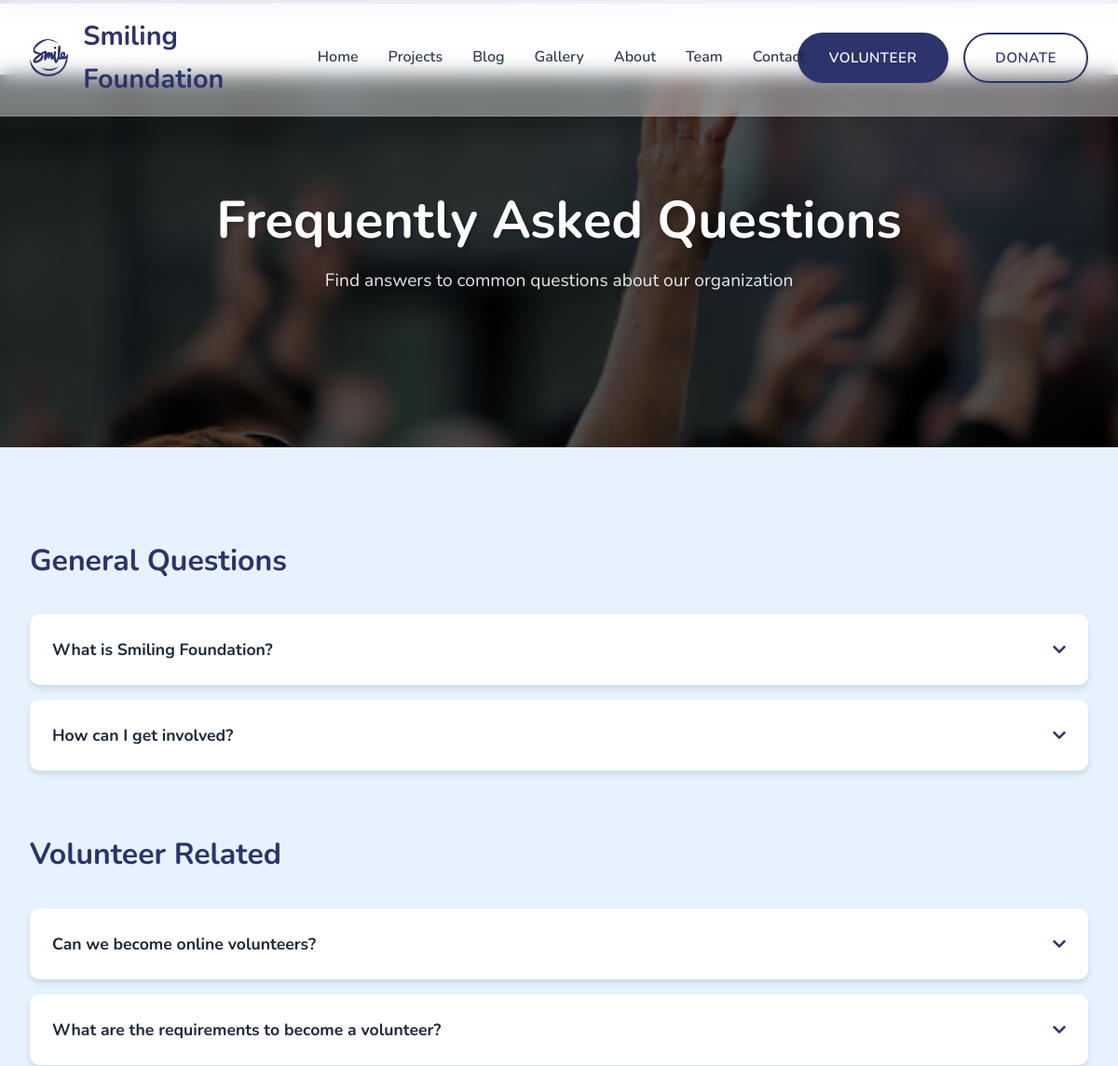
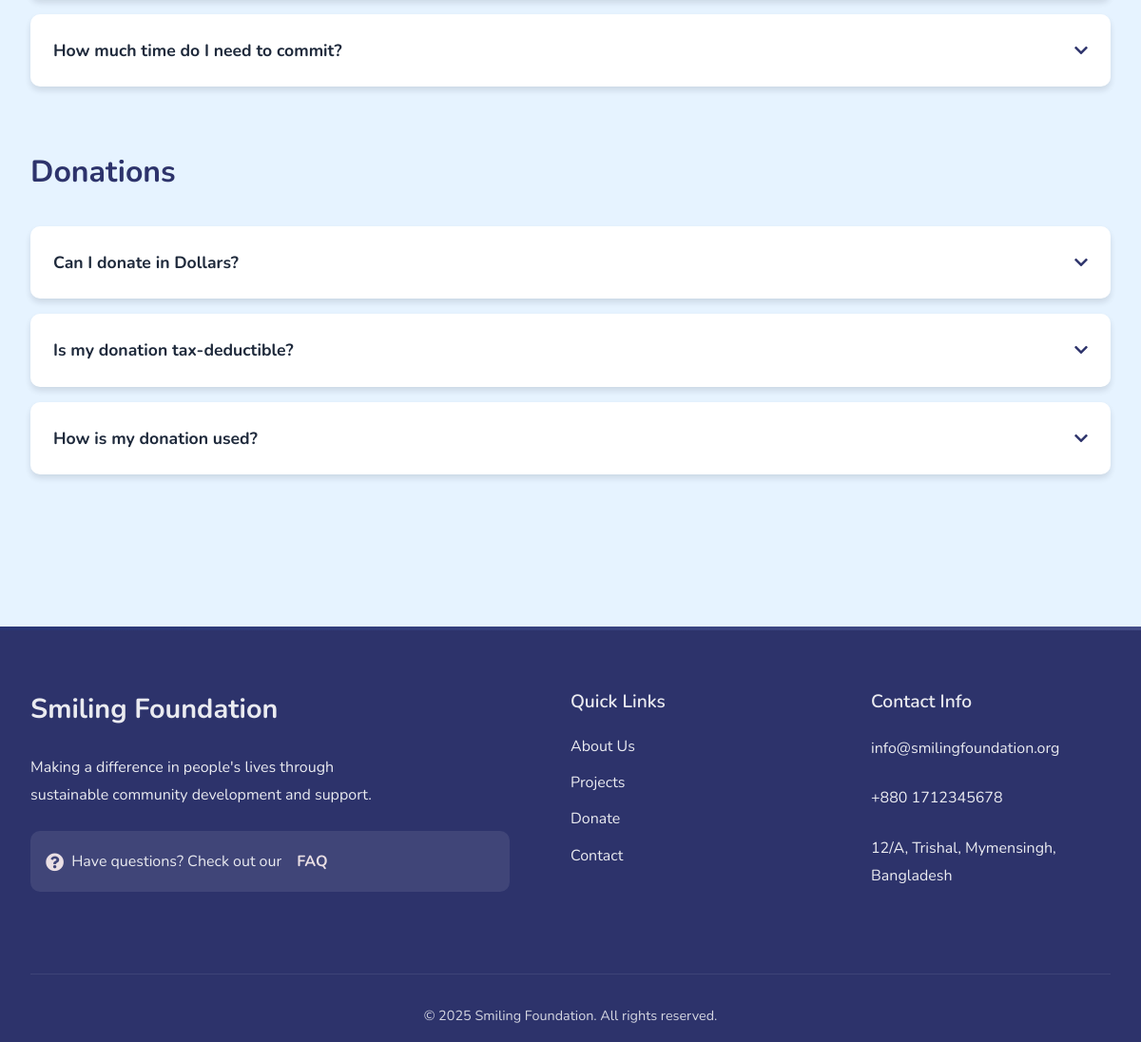
/pages/faq.php, run on the app's committed database (2 pictures, top to bottom).
### tables this page shows
CREATE TABLE `faq_categories` (
  `id` int(11) NOT NULL,
  `name` varchar(255) NOT NULL,
  `display_order` int(11) DEFAULT 0,
  `created_at` timestamp NOT NULL DEFAULT current_timestamp(),
  `is_deleted` tinyint(1) DEFAULT 0
);

CREATE TABLE `faqs` (
  `id` int(11) NOT NULL,
  `category_id` int(11) NOT NULL,
  `question` text NOT NULL,
  `answer` text NOT NULL,
  `display_order` int(11) DEFAULT 0,
  `created_at` timestamp NOT NULL DEFAULT current_timestamp(),
  `is_deleted` tinyint(1) DEFAULT 0
);

### pages/faq.php (the view, shortened to what this page needs)
<!DOCTYPE html>
<html lang="en"> <head> <meta charset="UTF-8">
 <link rel="stylesheet" href="../assets/css/style.css">
<link rel="stylesheet" href="../assets/css/animations.css">
<link href="https://fonts.googleapis.com/css2?family=Nunito:wght@400;600;700&display=swap" rel="stylesheet"> <link rel="stylesheet" href="https://cdnjs.cloudflare.com/ajax/libs/font-awesome/5.15.4/css/all.min.css">
</head>
<body>
    <?php include '../includes/header.php'; ?>
    <main>
        <section class="page-hero">
            <div class="hero-content fade-in">
                <h1>Frequently Asked Questions</h1>
                <p>Find answers to common questions about our organization</p>
            </div>
        </section>    <section class="faq-section">
        <div class="container">
            <?php
            $conn = get_database_connection();
            $categories_query = "SELECT * FROM faq_categories WHERE is_deleted = 0 ORDER BY display_order, name";
            $categories_result = mysqli_query($conn, $categories_query);
            if (mysqli_num_rows($categories_result) > 0) {
                while ($category = mysqli_fetch_assoc($categories_result)):
                    $category_id = $category['id'];
                    $faqs_query = "SELECT * FROM faqs WHERE category_id = $category_id AND is_deleted = 0 ORDER BY display_order, id";
                    $faqs_result = mysqli_query($conn, $faqs_query);
                    if (mysqli_num_rows($faqs_result) > 0):
                    ?>
                        <div class="faq-category fade-in">
                            <h2><?php echo htmlspecialchars($category['name']); ?></h2>
                            <div class="faq-list">
                                <?php while ($faq = mysqli_fetch_assoc($faqs_result)): ?>
                                    <div class="faq-item">
                                        <div class="faq-question">
                                            <h3><?php echo htmlspecialchars($faq['question']); ?></h3>
                                            <i class="fas fa-chevron-down"></i>
                                        </div>
                                    </div>
                                <?php endwhile; ?>
                            </div>
                        </div>
                    <?php
                    endif;
                endwhile;
            } else {
                echo '<p>No FAQs found</p>';
            }
            ?>
        </div>
    </section>
</main>
<?php include '../includes/footer.php'; ?>
</body> </html>

### assets/css/style.css (style rules this page uses)
:root { --primary-color: #2d336b; --secondary-color: #7886c7; --accent-color: #fff2f2; --text-color: #1e293b; --light-bg: #e6f3ff; --white: #ffffff; --gradient: linear-gradient(135deg, #1e3a8a, #7886c7); --gradient-accent: linear-gradient(135deg, #1e3a8a, #2563eb); --shadow-sm: 0 2px 4px rgba(15, 23, 42, 0.08); --shadow-md: 0 4px 6px rgba(15, 23, 42, 0.12); --shadow-lg: 0 8px 16px rgba(15, 23, 42, 0.15); --transition: all 0.3s ease; }
* { margin: 0; padding: 0; box-sizing: border-box; }
body { font-family: "Nunito", sans-serif; line-height: 1.6; color: var(--text-color); overflow-x: hidden; }
.hero-content { max-width: 800px; font-size: 4rem; text-shadow: 2px 2px 4px rgba(0, 0, 0, 0.3); }
.hero-content h1 { font-size: 4rem; margin-bottom: 1.5rem; text-shadow: 2px 2px 4px rgba(0, 0, 0, 0.3); line-height: 1.2; }
.hero-content p { font-size: 1.5rem; margin-bottom: 2.5rem; opacity: 0.9; }
section { padding: 5rem 2rem; }
section h2 { text-align: center; margin-bottom: 3rem; font-size: 2.5rem; color: var(--primary-color); }
section::before { content: ""; position: absolute; top: 0; left: 0; right: 0; height: 4px; background: var(--gradient); opacity: 0.3; }
.container { max-width: 1200px; margin: 0 auto; padding: 0 2rem; }
.fade-in { opacity: 0; transform: translateY(20px); animation: fadeIn 0.6s ease-out forwards; }
.page-hero { height: 50vh; background: linear-gradient(rgba(0, 0, 0, 0.7), rgba(0, 0, 0, 0.7)), var(--hero-bg, url("../img/hero/default-hero.jpg")); background-size: cover; background-position: center; display: flex; align-items: center; justify-content: center; text-align: center; color: var(--white); margin-top: 80px; position: relative; }
.page-hero .hero-content { max-width: 800px; padding: 0 2rem; position: relative; z-index: 2; }
.page-hero h1 { font-size: 3.5rem; margin-bottom: 1rem; text-shadow: 2px 2px 4px rgba(0, 0, 0, 0.3); }
.page-hero p { font-size: 1.2rem; opacity: 0.9; }
.faq-section { padding: 6rem 0; background: var(--light-bg); }
.faq-category { margin-bottom: 4rem; }
.faq-category h2 { color: var(--primary-color); font-size: 2rem; margin-bottom: 2rem; text-align: left; }
.faq-list { display: grid; gap: 1rem; }
.faq-item { background: var(--white); border-radius: 10px; overflow: hidden; box-shadow: var(--shadow-md); }
.faq-question { padding: 1.5rem; display: flex; justify-content: space-between; align-items: center; cursor: pointer; transition: all 0.3s ease; }
.faq-question h3 { font-size: 1.1rem; color: var(--text-color); margin: 0; }
.faq-question i { color: var(--primary-color); transition: transform 0.3s ease; }

### assets/css/animations.css (style rules this page uses)
.fade-in { opacity: 0; transform: translateY(20px); transition: opacity 0.6s ease-out, transform 0.6s ease-out; }

### data on the page
faq_categories: name "General Questions"
faqs: question "What is Smiling Foundation?"
faqs: question "How can I get involved?"
faq_categories: name "Volunteer Related"
faqs: question "Can we become online volunteers?"
faqs: question "What are the requirements to become a volunteer?"
faqs: question "How much time do I need to commit?"
faq_categories: name "Donations"
faqs: question "Can I donate in Dollars?"
faqs: question "Is my donation tax-deductible?"
faqs: question "How is my donation used?"

### other printed values
SITE_NAME "Smiling Foundation"
CONTACT_EMAIL "info@smilingfoundation.org"
CONTACT_PHONE "+880 1712345678"
CONTACT_ADDRESS "12/A, Trishal, Mymensingh, Bangladesh"
